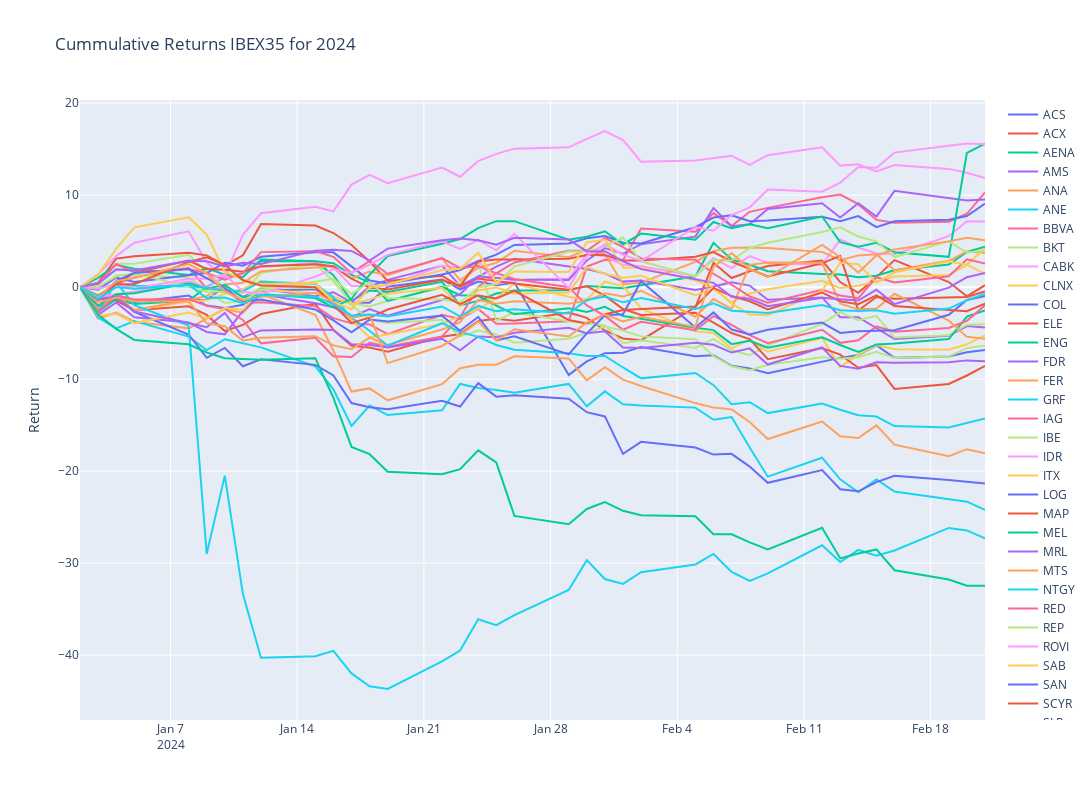

Notebook code for this chart:
### Code cell
# Plotly
fig = make_subplots()

# Graph (1,1)
# Loop all stock files and get cummulative return for year
for stock in tqdm(ibex35_list):
    f = os.path.join("../input", stock)
    df = pd.read_csv(f+".csv",index_col="Date",parse_dates=True)
    df['Cummulative_Return'] = cumulative_return(df["Adj Close"].loc[year])
    fig.add_trace(go.Scatter(x=df['Cummulative_Return'].loc[year].index,y=df['Cummulative_Return'].loc[year],mode="lines",name=stock.split('.')[0]),row=1,col=1)

# Update xaxis properties
fig.update_yaxes(title_text="Return", row=1, col=1)

fig.update_layout(height=800, width=1300,showlegend=True,title=f"Cummulative Returns IBEX35 for {year}")

fig.show()
